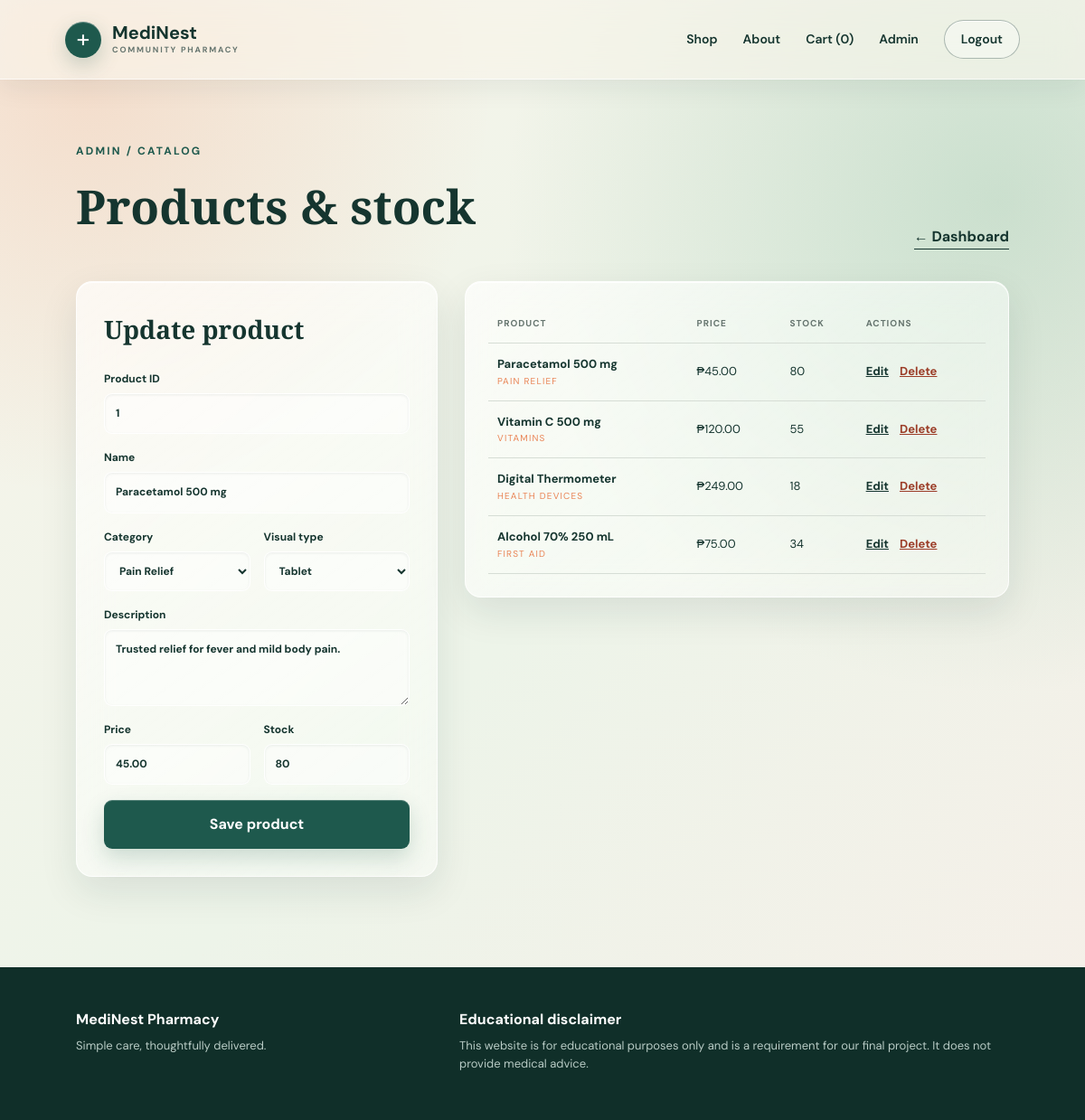
/admin/products.php?edit=1 (signed in), run on the app's committed database.
### tables this page shows
CREATE TABLE IF NOT EXISTS products (
    id INT UNSIGNED NOT NULL AUTO_INCREMENT,
    name VARCHAR(100) NOT NULL,
    category VARCHAR(50) NOT NULL,
    description VARCHAR(255) NOT NULL,
    price DECIMAL(10,2) UNSIGNED NOT NULL,
    stock INT UNSIGNED NOT NULL DEFAULT 0,
    type VARCHAR(30) NOT NULL,
    PRIMARY KEY (id)
);

### includes/functions.php (called while the page is built, shortened)
<?php
function h($value) {
    return htmlspecialchars((string)$value, ENT_QUOTES, 'UTF-8');
}
function db_connect() {
    $connection = @mysqli_connect(DB_HOST, DB_USER, DB_PASSWORD, DB_NAME);
    mysqli_set_charset($connection, 'utf8mb4');
    return $connection;
}
function read_rows($file) {
    $queries = array(
        'users.txt' => 'SELECT id, fullname, email, password, address, contact, role FROM users ORDER BY id',
        'products.txt' => 'SELECT id, name, category, description, price, stock, type FROM products ORDER BY id',
        'orders.txt' => 'SELECT id, user_id, order_date, total, payment_method, status FROM orders ORDER BY id DESC',
        'audit.txt' => 'SELECT id, activity_date, user_name, activity FROM audit_log ORDER BY id DESC LIMIT 250'
    );
    $connection = db_connect();
    $result = mysqli_query($connection, $queries[$file]);
    $rows = array();
    if ($result) {
        while ($row = mysqli_fetch_row($result)) $rows[] = $row;
    }
    return $rows;
}
function find_row($file, $index, $value) {
    foreach (read_rows($file) as $row) {
        if (isset($row[$index]) && (string)$row[$index] === (string)$value) return $row;
    }
    return array();
}

### admin/products.php (the view, shortened to what this page needs)
<?php
$page_title='Manage products'; $base='../'; include('../includes/header.php');
$message=''; $edit=array();
if(isset($_GET['edit'])) $edit=find_row('products.txt',0,(int)$_GET['edit']);
?>
<section class="admin-heading"><div><span class="eyebrow">Admin / Catalog</span><h1>Products &amp; stock</h1></div><a class="text-link" href="index.php">&larr; Dashboard</a></section>
<section class="manage-layout">
<form class="panel form" method="post"><?php echo csrf_field(); ?><h2><?php echo isset($edit[0])?'Update product':'Add product';?></h2>
<label>Product ID<input name="id" type="number" min="1" value="<?php echo isset($edit[0])?(int)$edit[0]:time();?>" required></label>
<label>Name<input name="name" value="<?php echo isset($edit[1])?h($edit[1]):'';?>" required></label>
<div class="two"><label>Category<select name="category"><option>Pain Relief</option></select></label><label>Visual type<select name="type"><option value="tablet">Tablet</option></select></label></div>
<label>Description<textarea name="description" required><?php echo isset($edit[3])?h($edit[3]):'';?></textarea></label>
<div class="two"><label>Price<input name="price" type="number" min="0" step="0.01" value="<?php echo isset($edit[4])?h($edit[4]):'';?>" required></label><label>Stock<input name="stock" type="number" min="0" value="<?php echo isset($edit[5])?(int)$edit[5]:'';?>" required></label></div>
<button class="button full" name="save">Save product</button></form>
<div class="table-wrap"><table><tr><th>Product</th><th>Price</th><th>Stock</th><th>Actions</th></tr><?php foreach(read_rows('products.txt') as $p){?><tr><td><strong><?php echo h($p[1]);?></strong><small><?php echo h($p[2]);?></small></td><td>&#8369;<?php echo number_format((float)$p[4],2);?></td><td><?php echo (int)$p[5];?></td><td><div class="table-actions"><a href="products.php?edit=<?php echo (int)$p[0];?>">Edit</a><form method="post" onsubmit="return confirm('Delete this product?');"><?php echo csrf_field(); ?><input type="hidden" name="delete_id" value="<?php echo (int)$p[0];?>"><button class="danger-link" name="delete" type="submit">Delete</button></form></div></td></tr><?php }?></table></div>
</section>
<?php include('../includes/footer.php'); ?>

### assets/css/style.css (style rules this page uses)
:root { --ink:#15352f;--green:#1e594d;--sage:#dce8d4;--cream:#f7f4ec;--orange:#e98455;--line:#d6ddd5;--white:#fff;--muted:#66756f }
* { box-sizing:border-box }
body { margin:0;background:var(--cream);color:var(--ink);font-family:'DM Sans',Arial,sans-serif;line-height:1.6 }
a { color:inherit;text-decoration:none }
button,input,textarea,select { font:inherit }
h1,h2,h3,p { margin-top:0 }
.eyebrow { text-transform:uppercase;letter-spacing:2.2px;font-size:12px;font-weight:700;color:var(--green) }
.button,button { display:inline-block;border:0;background:var(--green);color:white;border-radius:4px;padding:14px 24px;font-weight:700;cursor:pointer }
.text-link { font-weight:700;border-bottom:1px solid }
.product-card small,.cart-item small,table small { display:block;color:var(--orange);text-transform:uppercase;letter-spacing:1.2px;font-size:10px }
.summary,.panel { background:white;border:1px solid var(--line);padding:30px }
.summary h2,.form h2 { font-family:'Playfair Display';font-size:28px }
.full { display:block;width:100%;text-align:center }
.form label { display:block;font-size:12px;font-weight:700;margin-bottom:17px }
.form input,.form textarea,.form select { display:block;width:100%;border:1px solid var(--line);background:#fafbf8;padding:12px;margin-top:6px;color:var(--ink) }
.form textarea { min-height:85px;resize:vertical }
.two { display:grid;grid-template-columns:1fr 1fr;gap:15px }
.admin-heading { padding:65px 7vw 35px;display:flex;justify-content:space-between;align-items:end }
.admin-heading h1 { font-family:'Playfair Display';font-size:52px;margin:7px 0 }
.manage-layout { padding:0 7vw 100px;display:grid;grid-template-columns:400px 1fr;gap:30px;align-items:start }
.table-wrap { background:white;border:1px solid var(--line);padding:25px;overflow:auto }
table { width:100%;border-collapse:collapse;font-size:13px }
th,td { text-align:left;border-bottom:1px solid var(--line);padding:13px 10px }
th { text-transform:uppercase;letter-spacing:1px;font-size:10px;color:var(--muted) }
td a { text-decoration:underline;font-weight:700 }
body { background: radial-gradient(circle at 8% 8%,rgba(233,132,85,.2),transparent 28rem), radial-gradient(circle at 92% 18%,rgba(130,180,149,.32),transparent 34rem), linear-gradient(135deg,#f8f4ea 0%,#edf4e9 52%,#f6efe8 100%); background-attachment:fixed; }
.feature-grid article,.team-grid article,.product-card,.summary,.panel,.center-card,.stat-grid article,.table-wrap { background:linear-gradient(145deg,rgba(255,255,255,.68),rgba(255,255,255,.4)); border:1px solid rgba(255,255,255,.76); box-shadow:0 16px 42px rgba(21,53,47,.1),inset 0 1px 0 rgba(255,255,255,.86); backdrop-filter:blur(18px) saturate(135%); -webkit-backdrop-filter:blur(18px) saturate(135%); }
.product-card,.summary,.panel,.center-card,.stat-grid article,.table-wrap { border-radius:18px }
.form input,.form textarea,.form select,.radio { background:rgba(255,255,255,.48);border-color:rgba(255,255,255,.8);box-shadow:inset 0 1px 3px rgba(21,53,47,.08);border-radius:9px }
.button,button { box-shadow:0 10px 24px rgba(30,89,77,.2),inset 0 1px 0 rgba(255,255,255,.22);border-radius:9px }
.table-actions { display:flex;align-items:center;gap:12px }
.table-actions form { margin:0 }
.danger-link { padding:0;background:none;color:#9b3c27;border:0;border-radius:0;box-shadow:none;text-decoration:underline;font-size:13px }

### data on the page
products: id "1", name "Paracetamol 500 mg", description "Trusted relief for fever and mild body pain.", price "45.00", stock "80", category "PAIN RELIEF"
products: name "Vitamin C 500 mg", category "VITAMINS", price "120.00", stock "55"
products: name "Digital Thermometer", category "HEALTH DEVICES", price "249.00", stock "18"
products: name "Alcohol 70% 250 mL", category "FIRST AID", price "75.00", stock "34"

### other printed values
cart_count() "0"
